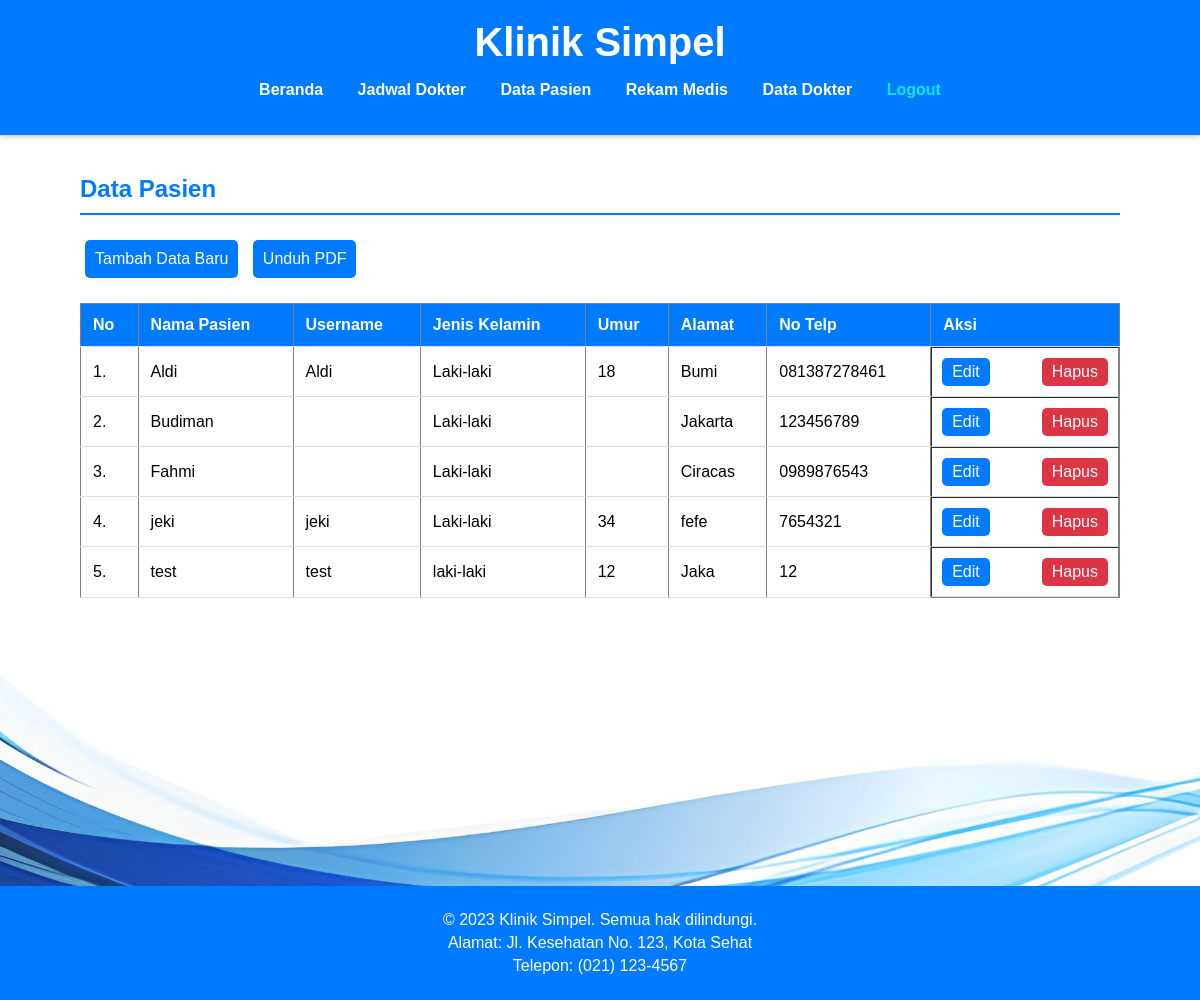
The app's page /pasien.php with its own data.
### tables this page shows
CREATE TABLE `pasien` (
  `nama_pasien` varchar(20) NOT NULL,
  `username` varchar(20) NOT NULL,
  `password` varchar(20) NOT NULL,
  `jk` varchar(20) NOT NULL,
  `umur` varchar(3) NOT NULL,
  `alamat` varchar(20) NOT NULL,
  `no_telp` varchar(20) NOT NULL,
  `hak_akses` int(1) NOT NULL
);

### pasien.php (the view, shortened to what this page needs)
<!DOCTYPE html>
<html lang="id">
<head>
    <link rel="stylesheet" href="css/styles.css">
</head>
<body>
    <header>
        <div class="container">
            <h1>Klinik Simpel</h1>
            <nav>
                <ul>
                    <li><a href="Beranda.php">Beranda</a></li>
                    <li><a href="jadwal.php">Jadwal Dokter</a></li>
                    <li><a href="pasien.php">Data Pasien</a></li>
                    <li><a href="rmedis.php">Rekam Medis</a></li>
                    <li><a href="dokter.php">Data Dokter</a></li>
                    <li><a style="text-decoration:none;color: #0ae7ff;font-weight: bold;" href="logout.php" class="logout">Logout</a></li>
                </ul>
            </nav>
        </div>
    </header>
    <main class="container">
        <h2>Data Pasien</h2>
        <div style="overflow: auto;">
            <a href="form_tambah.php" class="button">Tambah Data Baru </a>
            <a href="pdf_pasien.php" class="button">Unduh PDF </a>
            <table border="1" class="table">
                <thead>
                    <tr>
                        <th>No</th>
                        <th>Nama Pasien</th>
                        <th>Username</th>
                        <th>Jenis Kelamin</th>
                        <th>Umur</th>
                        <th>Alamat</th>
                        <th>No Telp</th>
                        <th>Aksi</th>
                    </tr>
                    <?php
                    include "koneksi.php";
                    $query = mysqli_query($koneksi, "SELECT * FROM pasien") or die(mysqli_error($koneksi));
                    $nomor = 1;
                    while ($data = mysqli_fetch_array($query)) { ?>
                        <tr>
                            <td align="center"><?php echo $nomor++; ?>.</td>
                            <td><?php echo $data['nama_pasien']; ?></td>
                            <td><?php echo $data['username']; ?></td>
                            <td><?php echo $data['jk']; ?></td>
                            <td><?php echo $data['umur']; ?></td>
                            <td><?php echo $data['alamat']; ?></td>
                            <td><?php echo $data['no_telp']; ?></td>
                            <td style=" display: flex; justify-content: space-between; align-items: center; padding: 5px; gap: 5px;">
                                 <a href="form_edit.php?nama_pasien=<?php echo $data['nama_pasien']; ?>" class="button" style="background-color: #007bff; padding: 5px 10px; text-decoration: none;">Edit</a>
                                 <a href="proses_hapus.php?nama_pasien=<?php echo $data['nama_pasien']; ?>" onclick="return confirm('Yakin hapus data?')" class="button" style="background-color: #dc3545; padding: 5px 10px; text-decoration: none;">Hapus</a>
                            </td>
                        </tr>
                    <?php
                    } ?>
            </table>
        </div>
    </main>
    <footer>
        <p>&copy; 2023 Klinik Simpel. Semua hak dilindungi.</p>
        <p>Alamat: Jl. Kesehatan No. 123, Kota Sehat</p>
        <p>Telepon: (021) 123-4567</p>
    </footer>
</body>
</html>

### css/styles.css (style rules this page uses)
* { box-sizing: border-box; }
body { overflow: scroll; font-family: 'Arial', sans-serif; margin: 0; padding: 0; display: flex; flex-direction: column; min-height: 1000px; background-image: url('../image/Blue.jpg'); background-size: cover; background-position: center; }
.container { width: 90%; max-width: 1200px; margin: auto; flex: 1; }
.logout { text-decoration: none; color: #ff0000; font-weight: bold; }
header { background: #007bff; color: #fff; padding: 20px 0; box-shadow: 0 2px 5px rgba(0, 0, 0, 0.2); }
header h1 { text-align: center; margin: 0; font-size: 2.5em; }
nav ul { list-style: none; padding: 0; text-align: center; }
nav ul li { display: inline; margin: 0 15px; }
nav ul li a { color: #fff; text-decoration: none; font-weight: bold; transition: color 0.3s; }
main { padding: 20px; }
h2 { color: #007bff; border-bottom: 2px solid #007bff; padding-bottom: 10px; }
table { width: 100%; border-collapse: collapse; margin-top: 20px; }
table th, table td { padding: 12px; text-align: left; border-bottom: 1px solid #ddd; }
table th { background-color: #007bff; color: white; }
.button { display: inline-block; padding: 10px 10px; margin: 5px; background: #007bff; color: #fff; text-decoration: none; border-radius: 5px; transition: background 0.3s; }
footer { text-align: center; padding: 20px 0; background: #007bff; color: #fff; width: 100%; margin-top: auto; }
footer p { margin: 5px 0; }

### records on screen
pasien: nama_pasien "Aldi", username "Aldi", jk "Laki-laki", umur "18", alamat "Bumi", no_telp "081387278461"
pasien: nama_pasien "Budiman", jk "Laki-laki", alamat "Jakarta", no_telp "123456789"
pasien: nama_pasien "Fahmi", jk "Laki-laki", alamat "Ciracas", no_telp "0989876543"
pasien: nama_pasien "jeki", username "jeki", jk "Laki-laki", umur "34", alamat "fefe", no_telp "7654321"
pasien: nama_pasien "test", username "test", jk "laki-laki", umur "12", alamat "Jaka", no_telp "12"
